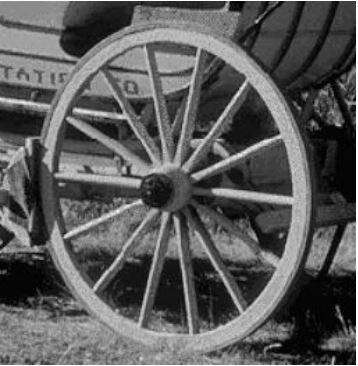
#> input picture Programa 1/Rueda.jpg, 358 x 366 px
$ python programa1.py
#> lines starting #> are read from the running program, lines starting #| are printed output that depends on the picture; after the words box and inside, x2 and y2 are one past the last pixel; in counts of white or black regions, pixels touching at a corner belong together
import cv2
import numpy as np

imagen = cv2.imread("Rueda.jpg")
#> imagen is the input picture: shape (366, 358, 3); min 0, max 255, mean 90.8
gris = cv2.cvtColor(imagen, cv2.COLOR_BGR2GRAY)

#Aplicar el suavizado o desenfoque
gaussiana = cv2.GaussianBlur(gris, (5,5), 0)
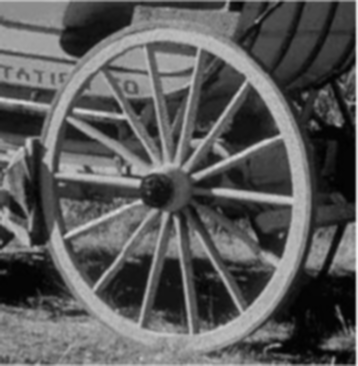
#> gaussiana: shape (366, 358); min 1, max 242, mean 90.5
cv2.imshow("suavizado", gaussiana)

#detector de bordes
bordes = cv2.Canny(gaussiana, 50,150, apertureSize=3)
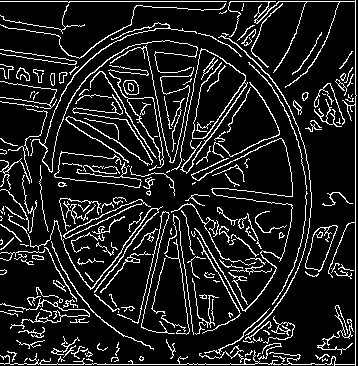
#> bordes: shape (366, 358); 12.5% white in thin lines or dots
# cv2.imshow("Detector de bordes", bordes)

#Lineas
lines = cv2.HoughLinesP(bordes,1,np.pi/160,115,minLineLength=50,maxLineGap=5)
#> lines = 14 rows, first 6: [0, 1, 355, 1], [4, 364, 254, 364], [355, 365, 355, 0], [191, 174, 246, 149], [105, 74, 140, 136], [82, 180, 149, 188]
# Contornos
(contornos, j) = cv2.findContours(bordes.copy(), cv2.RETR_EXTERNAL, cv2.CHAIN_APPROX_SIMPLE)
#> contornos = 208 contours, 154 with area under 20; largest, box (x1, y1, x2, y2) and area: (109, 72, 164, 168) 856, (305, 225, 338, 272) 801, (0, 0, 357, 366) 254, (123, 80, 139, 95) 180, (171, 48, 248, 174) 170; j = 208 rows, first 6: [1, -1, -1, -1], [2, 0, -1, -1], [3, 1, -1, -1], [4, 2, -1, -1], [5, 3, -1, -1], [6, 4, -1, -1]

circles = cv2.HoughCircles(gaussiana, cv2.HOUGH_GRADIENT, 1, 200, param1=30, param2=45, minRadius=0, maxRadius=0)
#> circles = [[165.5, 200.5, 141.1], [281.5, 11.5, 73.9], [317.5, 336.5, 27.5]]

circles = np.uint16(np.around(circles))
#> circles = [[166, 200, 141], [282, 12, 74], [318, 336, 28]]
for i in circles[0,:]:

    cv2.circle(imagen, (i[0], i[1]), i[2], (0,0,255), 2)
    cv2.circle(imagen, (i[0], i[1]), 2,(0,255,0),3)
#> this loop made 3 passes
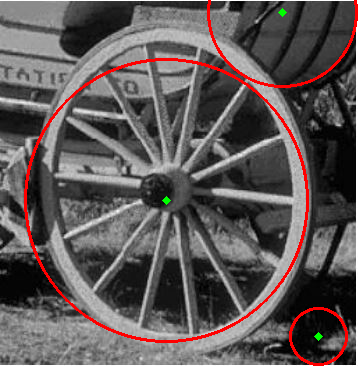
#> imagen: shape (366, 358, 3); 3.09% of pixels changed, all inside (x1, y1, x2, y2) = (24, 0, 358, 366)

cv2.imshow("Circulos", imagen)
print("Cantidad de ejes en la rueda: " +str(len(lines)))
#| Cantidad de ejes en la rueda: 14

cv2.waitKey(0)
cv2.destroyAllWindows()
